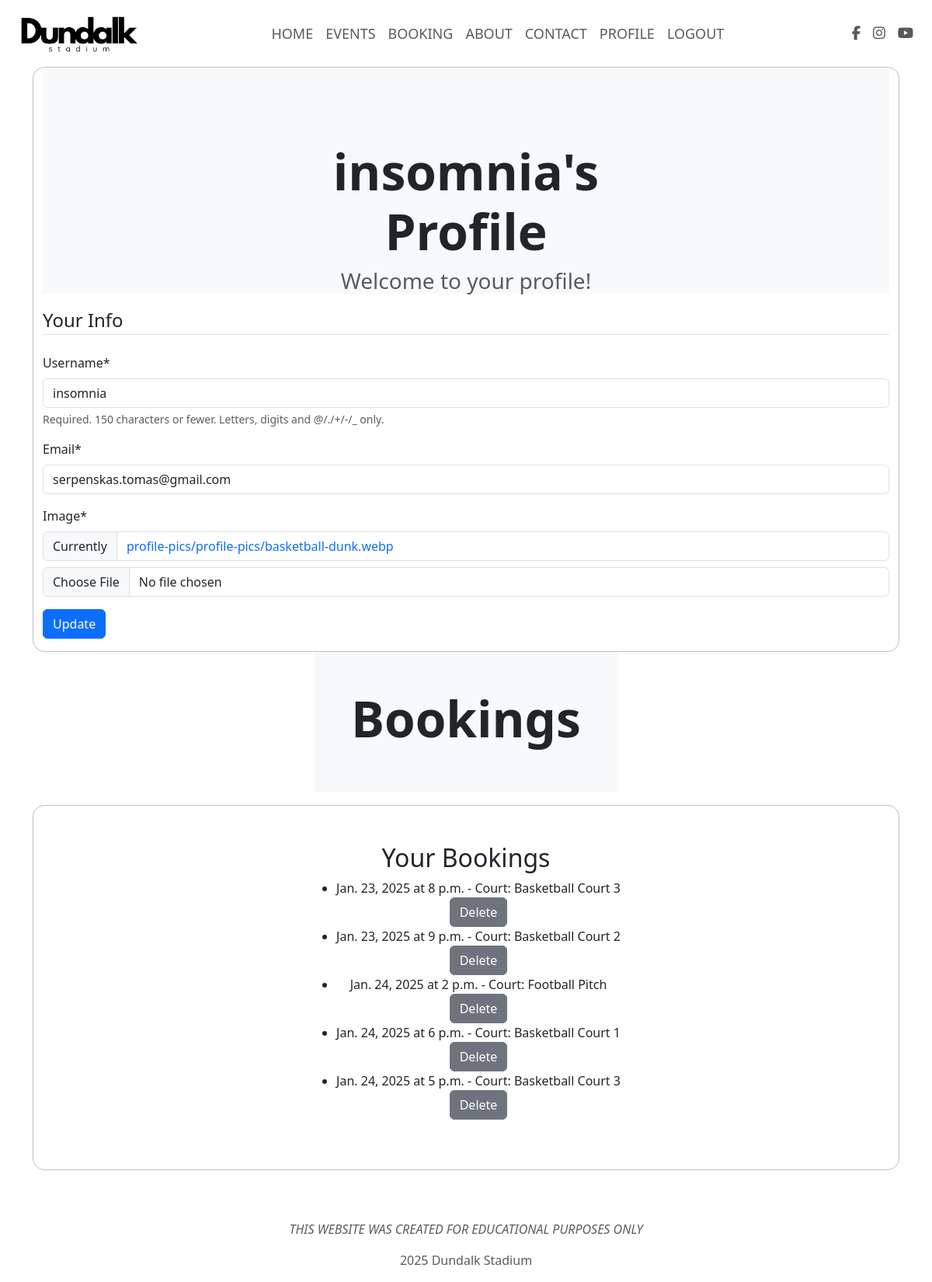
/profile/ (signed in), run on the app's committed database.
### users/models.py (models this page shows, shortened)
class Profile(models.Model):
    user = models.OneToOneField(User, on_delete=models.CASCADE, unique=True)
    image = models.ImageField(default='default.png', upload_to='profile-pics')

### booking/models.py (models this page shows, shortened)
class Booking(models.Model):
    court = models.ForeignKey(Court, on_delete=models.CASCADE)
    date = models.DateField()
    time_slot = models.TimeField()
    user = models.ForeignKey(User, on_delete=models.CASCADE)

class Court(models.Model):
    name = models.CharField(max_length=100)
    game_type = models.ForeignKey(GameType, on_delete=models.CASCADE)

### users/views.py (the view)
# urls.py: path('profile/', user_views.profile, name='profile'),
@login_required
def profile(request):
    if request.method == 'POST':
        u_form = UserUpdateForm(request.POST, instance=request.user)
        p_form = ProfileUpdateForm(request.POST, request.FILES, instance=request.user.profile)
        if u_form.is_valid() and p_form.is_valid():
            u_form.save()
            p_form.save()
            messages.success(request, f'Successfully updated!')
            return redirect('profile')
    else:
        u_form = UserUpdateForm(instance=request.user)
        p_form = ProfileUpdateForm(instance=request.user.profile)
    user_bookings = Booking.objects.filter(user=request.user)
    context = {
        'u_form': u_form,
        'p_form': p_form,
        'title': 'Profile',
        'user': request.user,
        'user_bookings': user_bookings,
    }
    return render(request, 'users/profile.html', context)

### users/forms.py
class UserUpdateForm(forms.ModelForm):
    email = forms.EmailField()
    class Meta:
        model = User
        fields = ['username', 'email',]

class ProfileUpdateForm(forms.ModelForm):
    class Meta:
        model = Profile
        fields = ['image']

### users/templates/users/profile.html (shortened to what this page needs)
{% extends "fullsite/base.html" %}
{% load crispy_forms_tags %}
{% block content %}
<section class="container center" id="profile">
    <div class="container profile-container">
        <div class="text-center bg-body-tertiary">
            <div class="col-md-6 p-lg-5 py-4 mx-auto">
            </div>
            <div class="col-md-6 mx-auto">
                <h1 class="display-3 fw-bold">{{ user.username }}'s Profile</h1>
                <h3 class="fw-normal text-muted mb-3">Welcome to your profile!</h3>
            </div>
        </div>
        <form method="POST" enctype="multipart/form-data">
            <fieldset class="form-group">
                <legend class="border-bottom mb-4">Your Info</legend>
                {{ u_form|crispy }}
                {{ p_form|crispy }}
            </fieldset>
            <div class="form-group">
                <button class="btn btn-primary" type="submit">Update</button>
            </div>
        </form>
    </div>
    <div class="position-relative overflow-hidden text-center bg-body-tertiary">
        <div class="p-lg-5 mx-auto">
            <h1 class="display-3 fw-bold">Bookings</h1>
        </div>
    </div>
    <div class="container text-center  center profile-bookings my-3 p-lg-5 py-3">
        {% if user_bookings %}
            <h2>Your Bookings</h2>
            <ul>
                {% for booking in user_bookings %}
                    <li>
                        {{ booking.date }} at {{ booking.time_slot }} - Court: {{ booking.court.name }}
                            <form action="{% url 'delete_booking' booking.id %}" method="post" style="display:inline;">
                                <br>
                                <button class="btn btn-secondary gap-3" type="submit" onclick="return confirm('Are you sure you want to delete this booking?');">Delete</button>
                            </form>
                    </li>
                {% endfor %}
            </ul>
        {% else %}
            <p>You have no bookings.</p>
        {% endif %}
    </div>
</section>
{% endblock content %}

### website/static/fullsite/main.css (style rules this page uses)
h2, h3, h4, h5 { font-family: "Playfair Display", Georgia, "Times New Roman", serif; }
body { min-height: 100vh; }
.center { display: flex; flex-direction: column; justify-content: center; align-items: center; }
.profile-container { border: 1px solid rgba(128, 128, 128, 0.507); border-radius: 15px; }
.profile-bookings { border: 1px solid rgba(128, 128, 128, 0.507); border-radius: 15px; }
a { text-decoration: none; }
.grow img, div { transition: 1s ease; }
#booking p, h1, h2, h3, label { font-family: var(--bs-body-font-family); }

### data on the page
Booking: date "Jan. 23, 2025", time_slot "8 p.m.", court.name "Basketball Court 3"
Booking: date "Jan. 23, 2025", time_slot "9 p.m.", court.name "Basketball Court 2"
Booking: date "Jan. 24, 2025", time_slot "2 p.m.", court.name "Football Pitch"
Booking: date "Jan. 24, 2025", time_slot "6 p.m.", court.name "Basketball Court 1"
Booking: date "Jan. 24, 2025", time_slot "5 p.m.", court.name "Basketball Court 3"

### other printed values
{{ user.username }} "insomnia"
